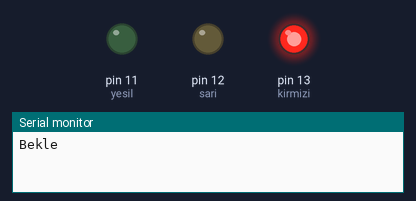
This sketch was run on a simulated Arduino Uno, built with avr-gcc and run on an emulated ATmega328P. Shown: output pins drawn as LEDs (lit = HIGH), the last lines printed to the serial monitor.

Above: at 2.5 s.
At 5.5 s:
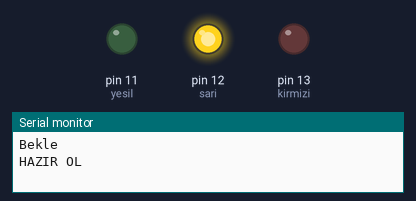
At 8.0 s:
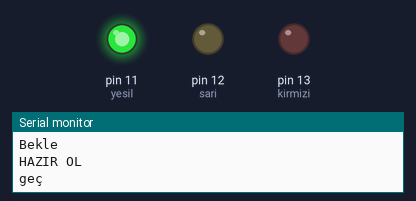
Timing chart, 0 to 13.0 s (numbered marks = the images above):
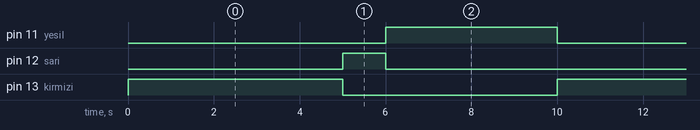

The sketch:

sketch_oct10a.ino
```cpp
int kirmizi=13;
int sari=12;
int yesil=11;
const int REDTIME=5000;
const int YELLOWTIME=1000;
const int GREENTIME=4000;
void setup() {
  Serial.begin(9600);
  pinMode(kirmizi,OUTPUT);
  pinMode(sari,OUTPUT);
  pinMode(yesil,OUTPUT);
  digitalWrite(kirmizi,LOW);
  digitalWrite(sari,LOW);
  digitalWrite(yesil,LOW);

}

void loop() {
  Serial.println("Bekle");
  digitalWrite(kirmizi,HIGH);
  delay(REDTIME);
  digitalWrite(kirmizi,LOW);

  Serial.println("HAZIR OL");
  digitalWrite(sari,HIGH);
  delay(YELLOWTIME);
  digitalWrite(sari,LOW);

  Serial.println("geç");
  digitalWrite(yesil,HIGH);
  delay(GREENTIME);
  digitalWrite(yesil,LOW);

}
```

Measured:
- by itself, pin 11 (yesil): alternates HIGH for 4.0 s and LOW for 6.0 s
- by itself, pin 12 (sari): alternates HIGH for 1.0 s and LOW for 9.0 s
- by itself, pin 13 (kirmizi): alternates HIGH for 5.0 s and LOW for 5.0 s
